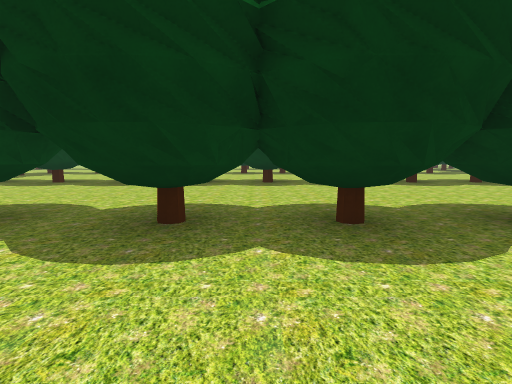
view 1 (above)

24 first-person views from a walk through a 3-D level made in the Unity game engine. The camera is 1.4 m above the floor, tilts 6° down and sees 80° across. The floor is counted in squares, 2 m on a side. Each view is taken from the middle of a square. On the plan, view 1 faces up. The plan holds only what a view shows up to about 10 squares ahead; the rest is blank. The place goes on beyond the plan. The player character is not drawn.

view 2
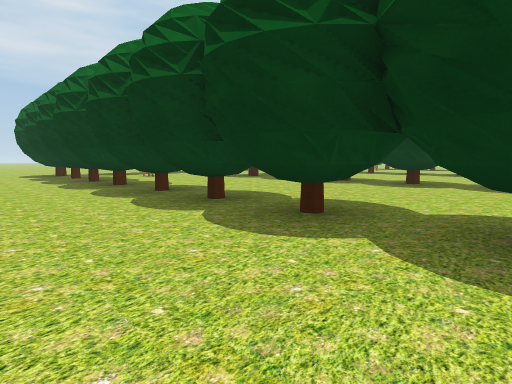

view 3
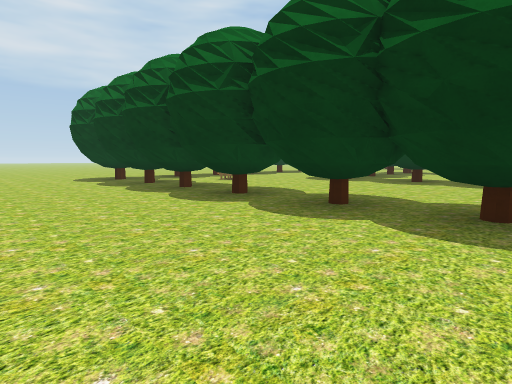

view 4
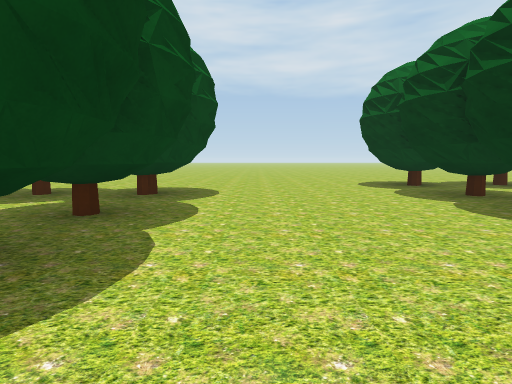

view 5
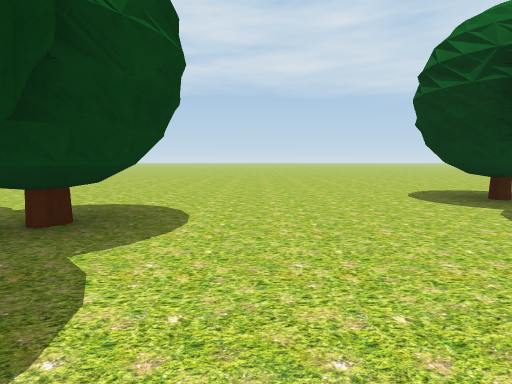

view 6
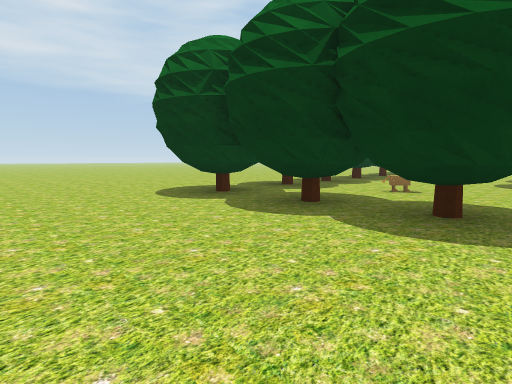

view 7
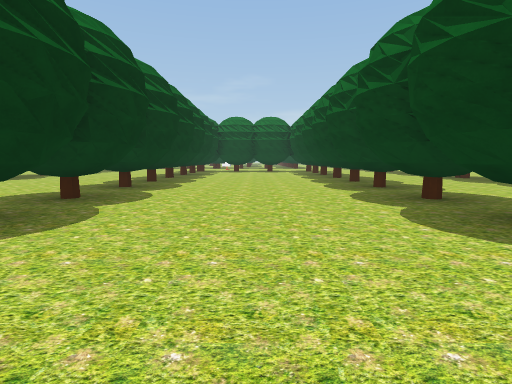

view 8
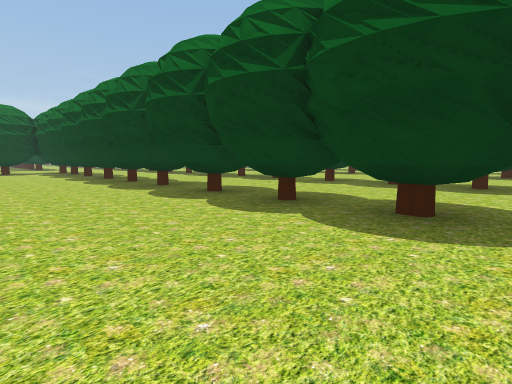

view 9
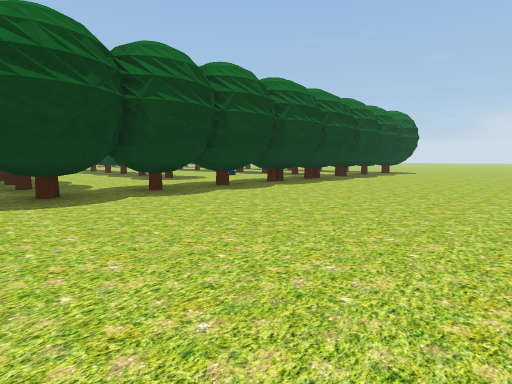

view 10
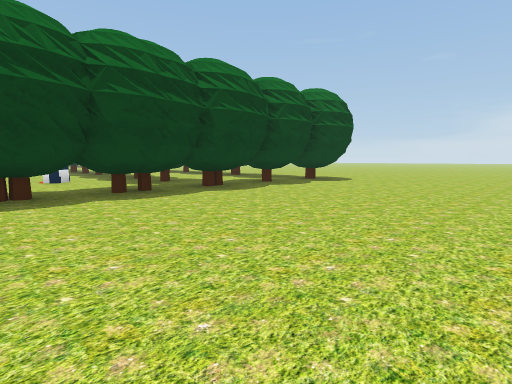

view 11
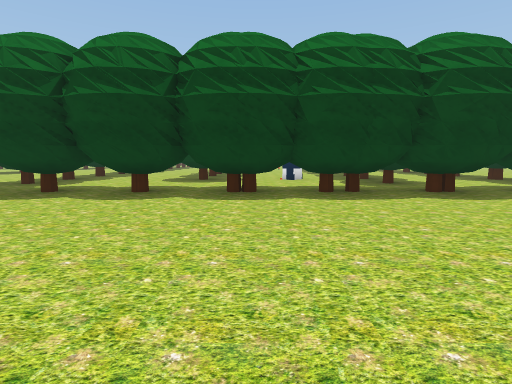

view 12
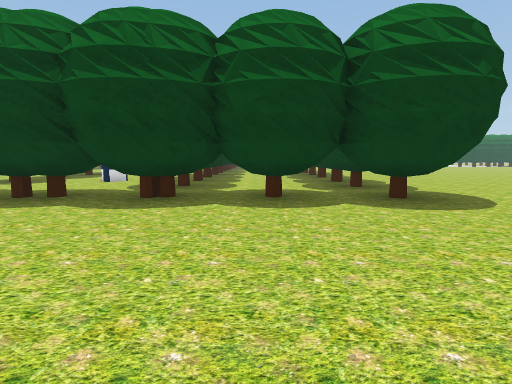

view 13
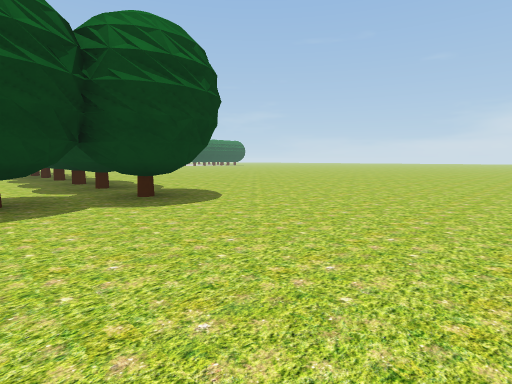

view 14
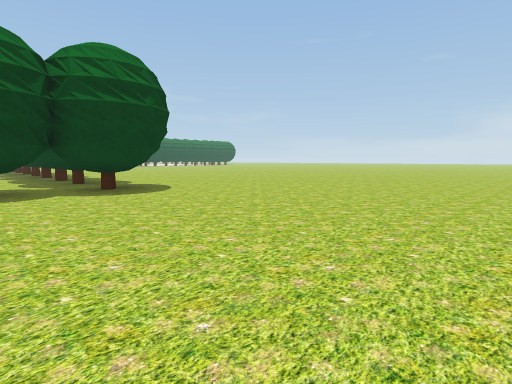

view 15
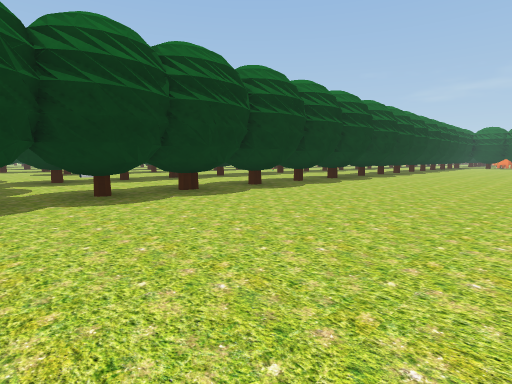

view 16
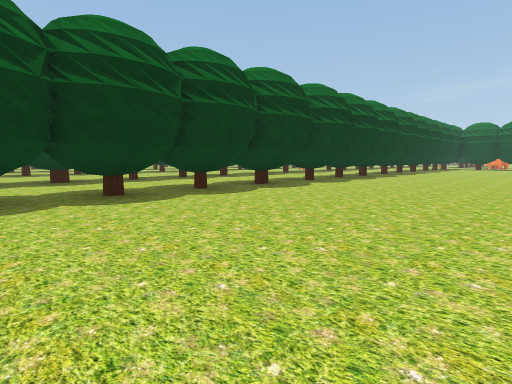

view 17
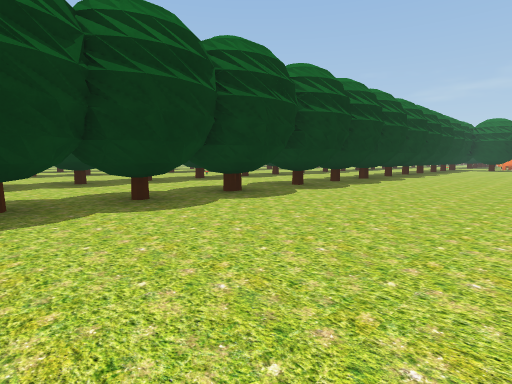

view 18
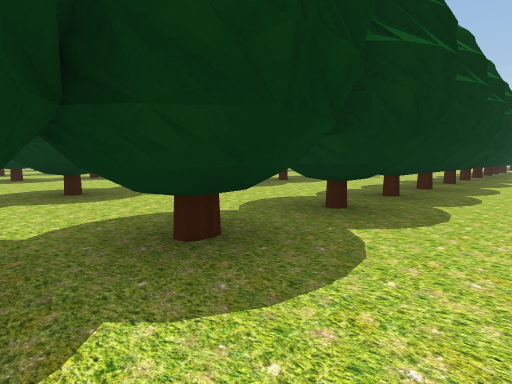

view 19
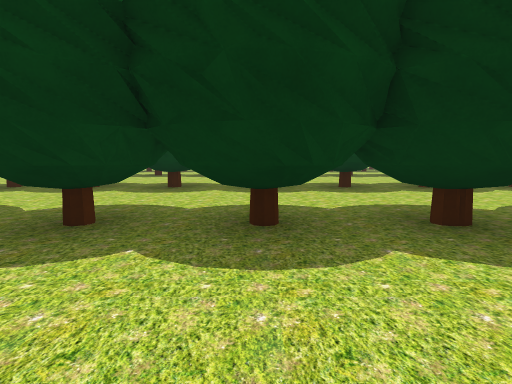

view 20
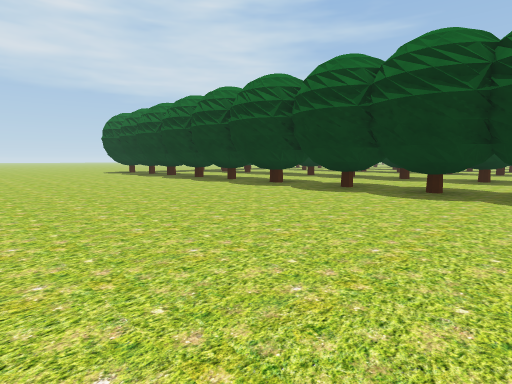

view 21
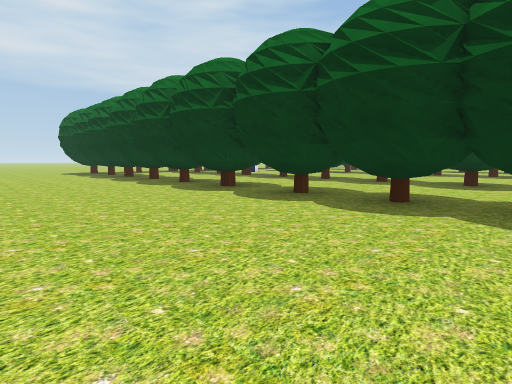

view 22
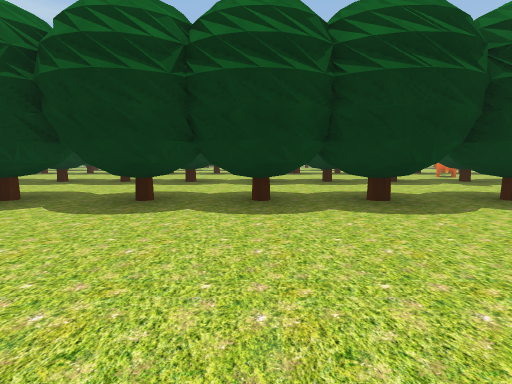

view 23
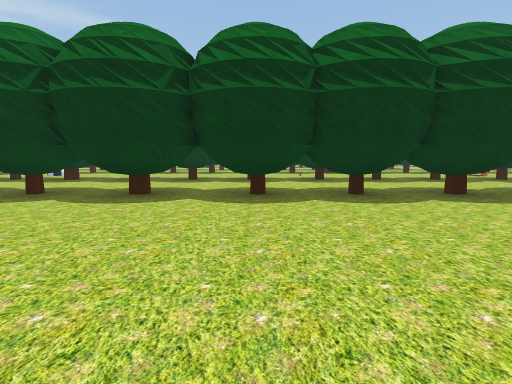

view 24
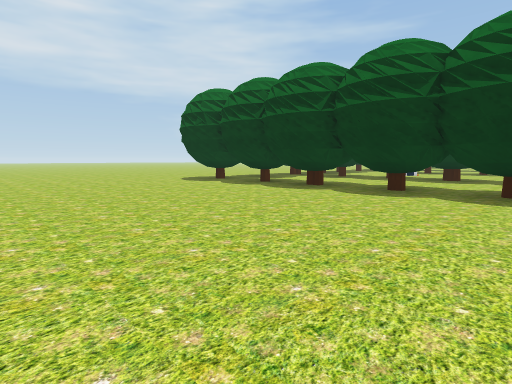

### Floor plan
Key: @ floor where view 1 was taken; # wall or solid block; . floor; T thing the floor can be seen under or through; O other object.
Columns run from 22 left of view 1 to 4 right of it. Each row starts with its distance up from view 1.
 10               O ####  #
  9         ..   OO ##O#  ##
  8        ....  .............
  7        ...................
  6  .. .OO.OO................
  5  ....OO...................
  4  ....OOOO#   #OO##O#OO####
  3  ....OOOO###O#OO##O#OO###O
  2 .........................
  1 ........................
  0 ......................@...
 -1  .........................
 -2  .......O.O...O...O..O...
 -3  ......TOOO###OTTTOOOO##
 -4  ......TOOOO    T T
 -5  ......TT ..  ..........
 -6  ......TT ..  ...... ...
 -7  ......TOO.       O
 -8   .....TT .       O
 -9  ......TT .       O#
-10  ......TTO...     ..
-11  ......OTO..O     ...
-12  ......TT ..O     ...
-13  ......TT           O
-14  ......OTTO   #OOO##O# OO##
-15   .....#OOO ####OO##O# OO##
-16 .......OO ................
-17 .......OO ................
-18 .......OOOOO#T TTTTTOOT TT
-19 .......OOOO#OTOTTTOTOOTTTOO
-20 ........ ..................
-21 ...........................
-22  ..........................
-23  ..........................
-24  .........................
-25  .........................
-26  ......     ......  ......

Where each view was taken, in squares from view 1:
view 1: 0 up, 0 right, facing up
view 2: 0 up, 1 left, facing up-left
view 3: 1 down, 5 left, facing up-left
view 4: 1 down, 8 left, facing left
view 5: 1 down, 11 left, facing left
view 6: 1 down, 11 left, facing up-left
view 7: 0 up, 9 left, facing right
view 8: 1 up, 9 left, facing down-right
view 9: 2 down, 21 left, facing down-right
view 10: 9 down, 21 left, facing down-right
view 11: 10 down, 21 left, facing right
view 12: 16 down, 20 left, facing right
view 13: 16 down, 20 left, facing down-right
view 14: 16 down, 22 left, facing down-right
view 15: 25 down, 14 left, facing up-right
view 16: 25 down, 10 left, facing up-right
view 17: 24 down, 8 left, facing up-right
view 18: 21 down, 5 left, facing up-right
view 19: 22 down, 1 right, facing up
view 20: 26 down, 3 right, facing up-left
view 21: 24 down, 3 right, facing up-left
view 22: 24 down, 1 right, facing up
view 23: 25 down, 1 left, facing up
view 24: 26 down, 5 left, facing up-left
